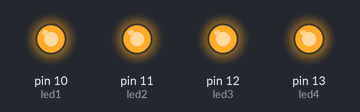
Bench run of a sketch on a simulated Arduino Uno, built with avr-gcc and run on an emulated ATmega328P. On the bench: output pins drawn as LEDs (lit = HIGH).

Above: at 0.02 s.
At 2.67 s:
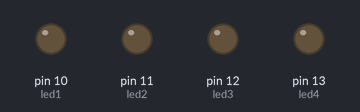
Timing chart, 0 to 3.0 s (numbered marks = the images above):
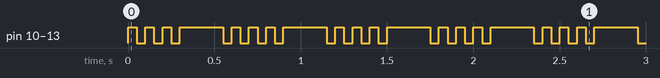

The sketch:

exp5.ino
```cpp
int led1 = 10;
int led2 = 11;
int led3 = 12;
int led4 = 13;
int tim = 50;

void setup() {
  pinMode(led1 , OUTPUT);
  pinMode(led2 , OUTPUT);
  pinMode(led3 , OUTPUT);
  pinMode(led4 , OUTPUT);

}

void loop() {
digitalWrite(led1 , HIGH);
digitalWrite(led2 , HIGH);
digitalWrite(led3 , HIGH);
digitalWrite(led4 , HIGH);
delay(tim);
digitalWrite(led1 , LOW);
digitalWrite(led2 , LOW);
digitalWrite(led3 , LOW);
digitalWrite(led4 , LOW);
delay(tim);
digitalWrite(led1 , HIGH);
digitalWrite(led2 , HIGH);
digitalWrite(led3 , HIGH);
digitalWrite(led4 , HIGH);
delay(tim);
digitalWrite(led1 , LOW);
digitalWrite(led2 , LOW);
digitalWrite(led3 , LOW);
digitalWrite(led4 , LOW);
delay(tim);
digitalWrite(led1 , HIGH);
digitalWrite(led2 , HIGH);
digitalWrite(led3 , HIGH);
digitalWrite(led4 , HIGH);
delay(tim);
digitalWrite(led1 , LOW);
digitalWrite(led2 , LOW);
digitalWrite(led3 , LOW);
digitalWrite(led4 , LOW);
delay(tim);
digitalWrite(led1 , HIGH);
digitalWrite(led2 , HIGH);
digitalWrite(led3 , HIGH);
digitalWrite(led4 , HIGH);
delay(250);
digitalWrite(led1 , LOW);
digitalWrite(led2 , LOW);
digitalWrite(led3 , LOW);
digitalWrite(led4 , LOW);
delay(tim);
}
```

Measured:
- by itself, pin 10 (led1), pin 11 (led2), pin 12 (led3), pin 13 (led4): repeats every 0.60 s: 2 × (LOW 0.05 s, HIGH 0.05 s), LOW 0.05 s, HIGH 0.25 s, LOW 0.05 s, HIGH 0.05 s
